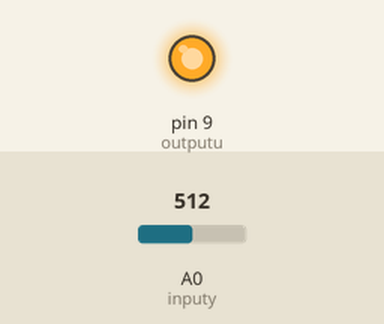
This sketch was run on a simulated Arduino Uno, built with avr-gcc and run on an emulated ATmega328P. Shown: output pins drawn as LEDs (lit = HIGH). The test bench sets the inputs (shaded band); at power-on: A0 (inputy) = 512.

Above: at 1.2 s.
1.3 s: A0 (inputy) set to 900
At 3.5 s:
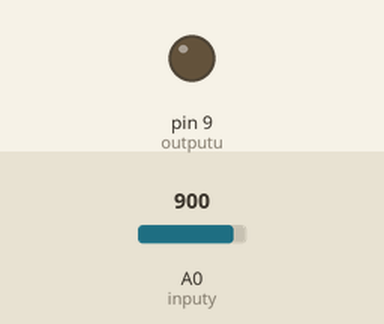
At 4.05 s:
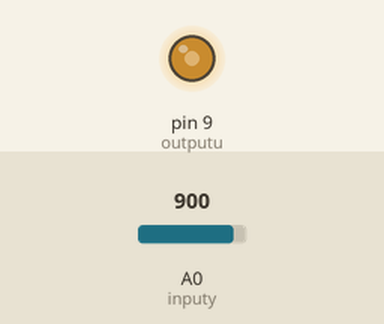
4.3 s: A0 (inputy) set to 511
7.2 s: A0 (inputy) set to 663
10.2 s: A0 (inputy) set to 686
Timing chart, 0 to 12.7 s (numbered marks = the images above; inputs shaded):
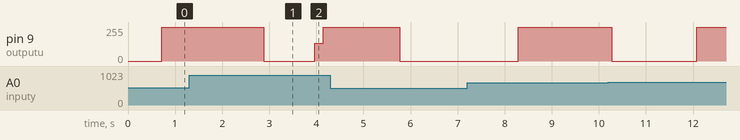

The sketch:

LeadLagController.ino
```cpp
int outputu = 9; //PIN 2 input to the plant, output of the shield
int inputy = A0; //PIN 7 output of the plant, input to the shield
int referencia = A1;
int y=0;
int error=0;
int ref=0;
int u = 0;
int u_1 = 0;
int u_2 = 0;
int error_1 = 0;
int error_2 = 0;
int k=20;

void setup(){
 //initialize the pins
 pinMode(outputu, OUTPUT);
 pinMode(inputy, INPUT);
 pinMode(referencia, INPUT);

}


void loop(){
 //ref = analogRead(referencia); //si se quiere leer una ref. externa
 ref = 204; //1 V
 y = analogRead(inputy);
 error = (ref -  y);
 u= (20*error) - (23*error_1) - (3.8*error_2) + (0.96*u_1) + (0.0297*u_2);


if (u>0){
 analogWrite(outputu, map(u,0,1023,0,255));
 } else{
 analogWrite(outputu,0);
 }

 error_2 = error_1;
 error_1 = error;
 u_1 = u;
 u_2 = u_1;
 delay(180);
}

/////
```

Measured:
- after the input at 1.3 s, pin 9 (outputu): 255/255 → 0/255 after 1.6 s instead of 2.5 s
